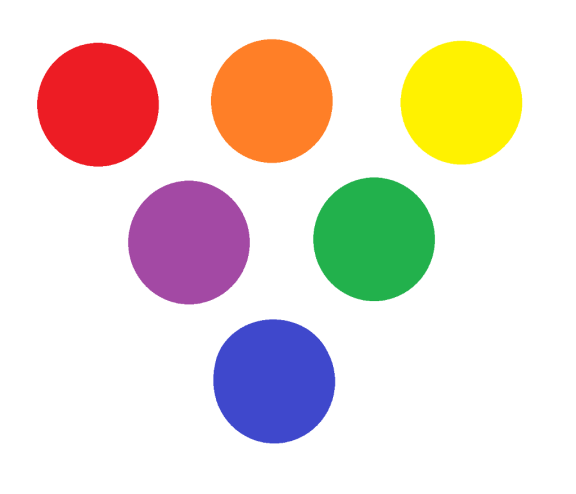
%> input picture matlab low image processing/circles.png, 576 x 494 px
$ octave object_detection.m   (GNU Octave 9; MATLAB toolbox functions it lacks are replaced by stand-ins)
%> lines starting %> are read from the running program, lines starting %| are printed output that depends on the picture; in (x1, y1, x2, y2) boxes, pixels count from 0 and x2, y2 are one past the last pixel; in counts of white or black regions, pixels touching at a corner belong together; the program's own positions count from 1
close all;
clear all;
clc;
i = imread('circles.png');
%> i is the input picture: size 494x576x3 uint8; mean R, G, B 233.2, 221.2, 213
gray_image = rgb2gray(i);
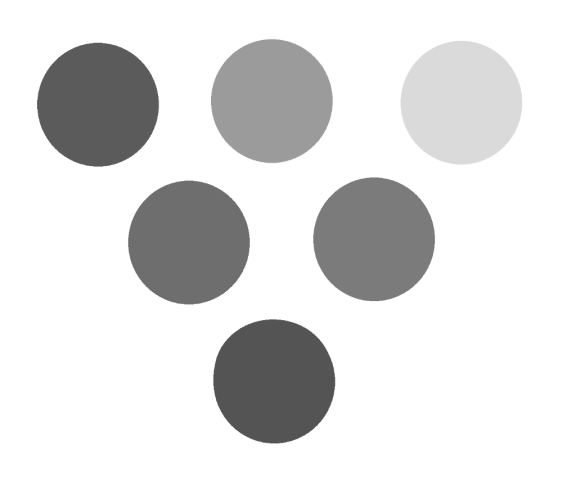
%> gray_image: size 494x576 uint8; min 79, max 255, mean 223.8
% imshow(gray_image);
% [centers, radii] = imfindcircles(i,[66  69])
e = edge(gray_image,'Canny',.02);
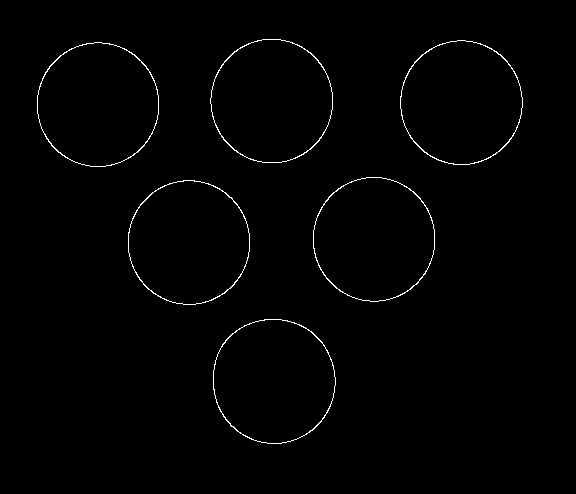
%> e: size 494x576 logical; 0.93% white in thin lines or dots, all inside (x1, y1, x2, y2) = (37, 39, 523, 444)
ec = imcomplement(e);
comp=[];
%> (the run ends here)

$ run again, with matlab low image processing/Capture.PNG copied over matlab low image processing/circles.png
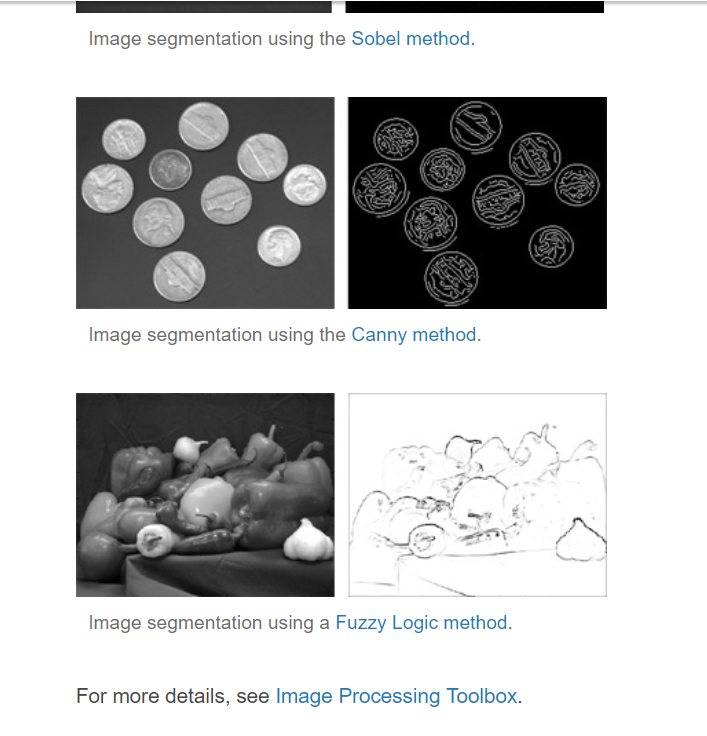
%> input picture matlab low image processing/Capture.PNG, 707 x 736 px
%> i is the input picture: size 736x707x3 uint8; mean R, G, B 190.3, 190.7, 191
%> `e = edge(gray_image,'Canny',.02);`:
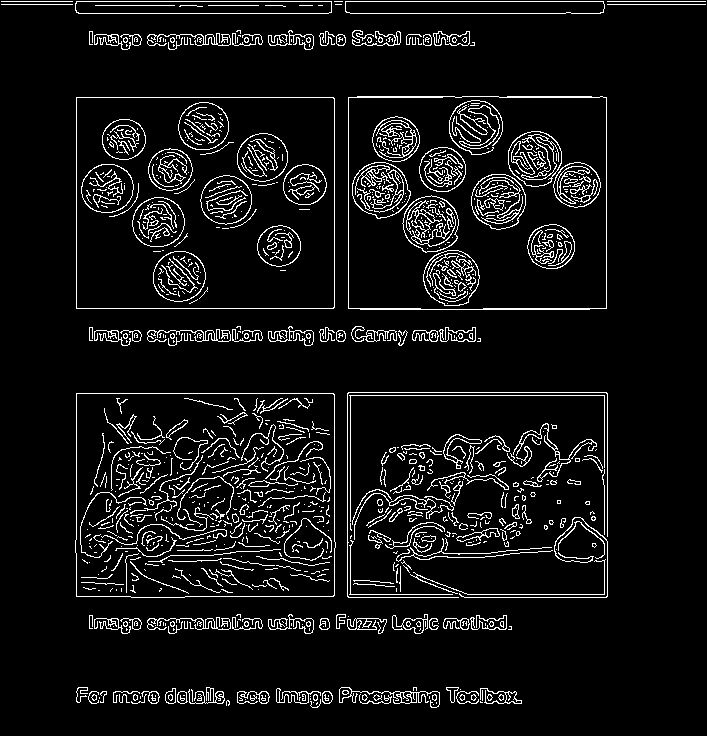
%> e: size 736x707 logical; 7.3% white in thin lines or dots
%> ec: size 736x707 logical; 92.7% white; black in thin lines or dots

$ run again, with matlab low image processing/edge detection.PNG copied over matlab low image processing/circles.png
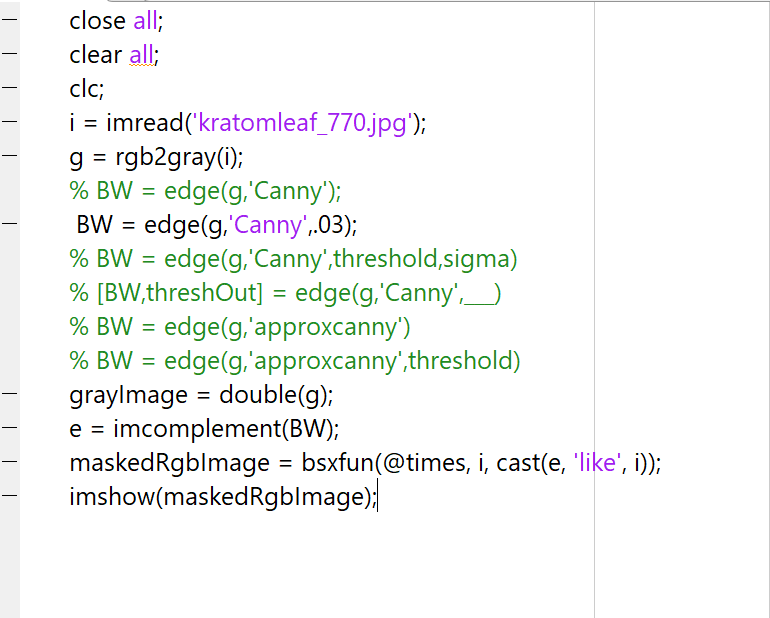
%> input picture matlab low image processing/edge detection.PNG, 770 x 618 px
%> i is the input picture: size 618x770x3 uint8; mean R, G, B 244.9, 246.3, 245.2
%> `gray_image = rgb2gray(i);`:
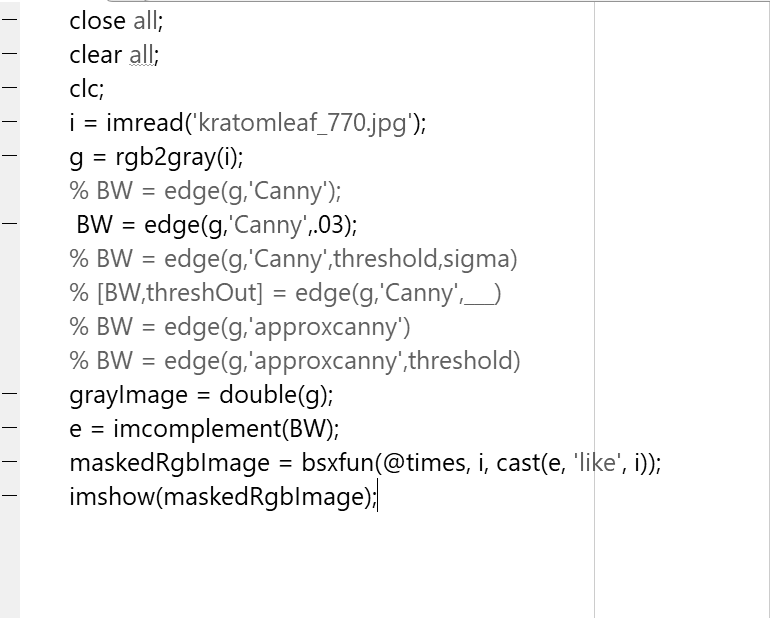
%> gray_image: size 618x770 uint8; min 0, max 255, mean 245.7
%> `e = edge(gray_image,'Canny',.02);`:
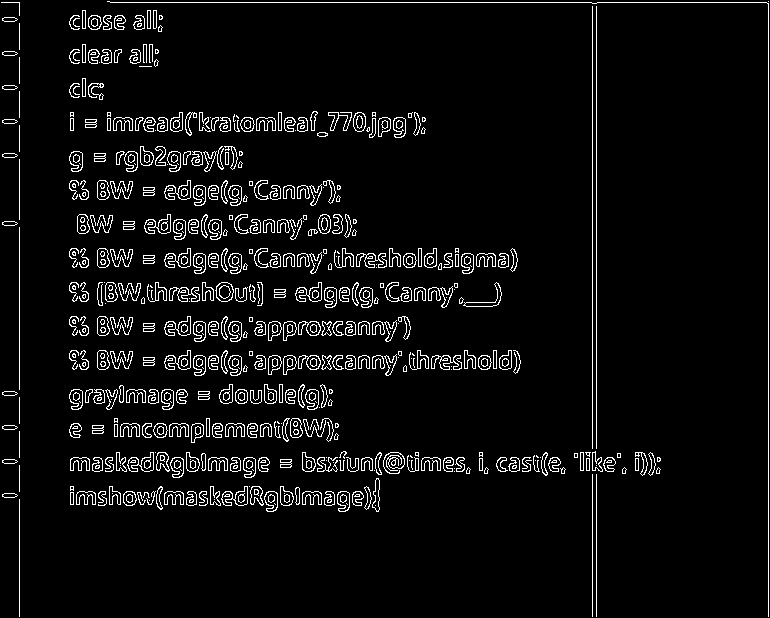
%> e: size 618x770 logical; 5.4% white in thin lines or dots
%> ec: size 618x770 logical; 94.6% white; black in thin lines or dots

$ run again, with matlab low image processing/objectdetection.PNG copied over matlab low image processing/circles.png
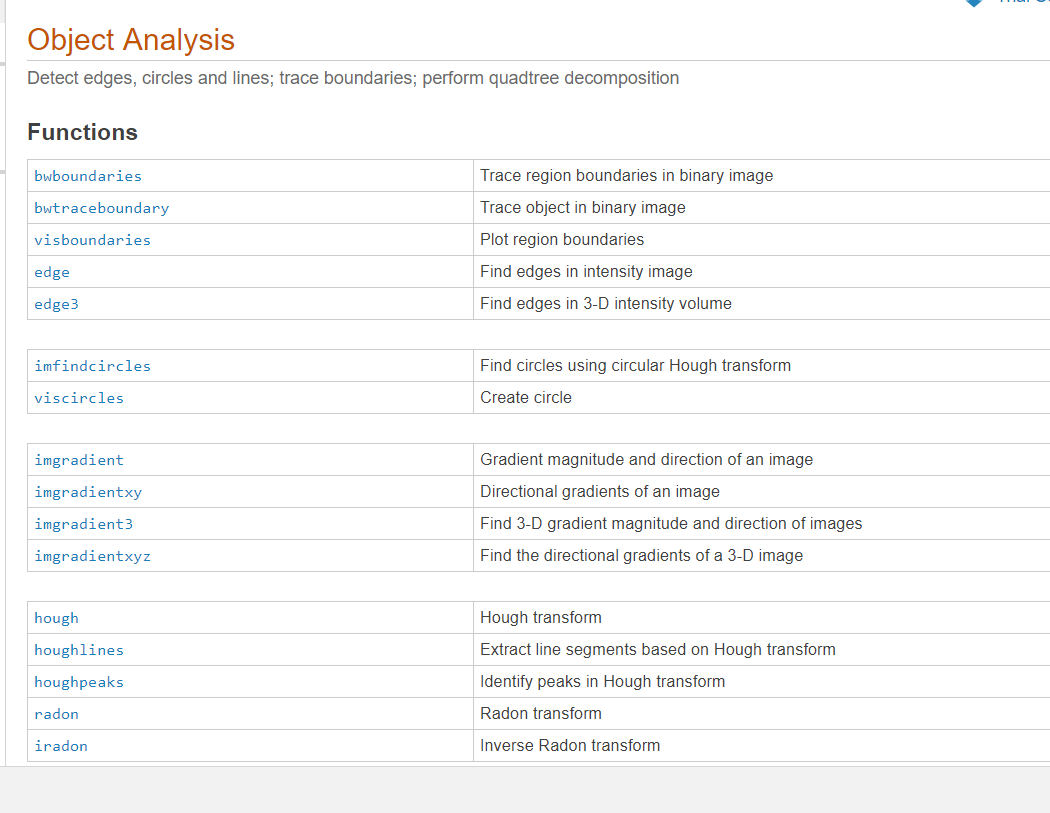
%> input picture matlab low image processing/objectdetection.PNG, 1050 x 813 px
%> i is the input picture: size 813x1050x3 uint8; mean R, G, B 248.6, 248.7, 248.9
%> `e = edge(gray_image,'Canny',.02);`:
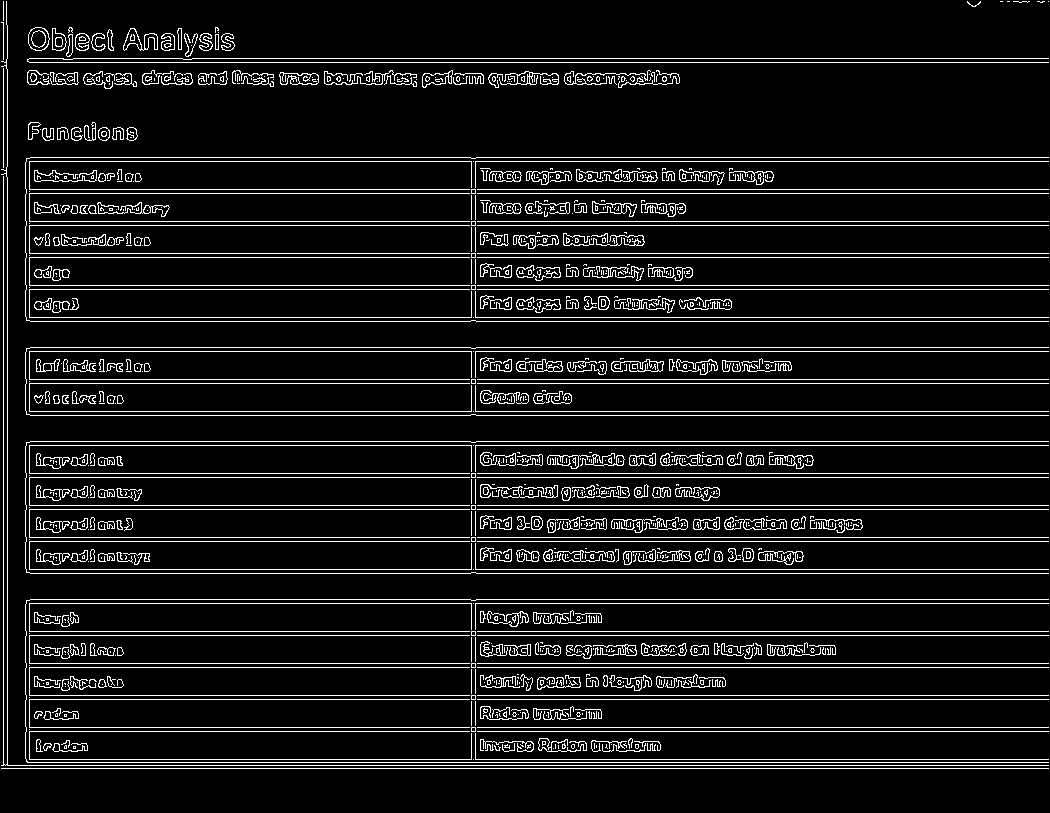
%> e: size 813x1050 logical; 8.7% white in thin lines or dots
%> ec: size 813x1050 logical; 91.3% white; black in thin lines or dots
